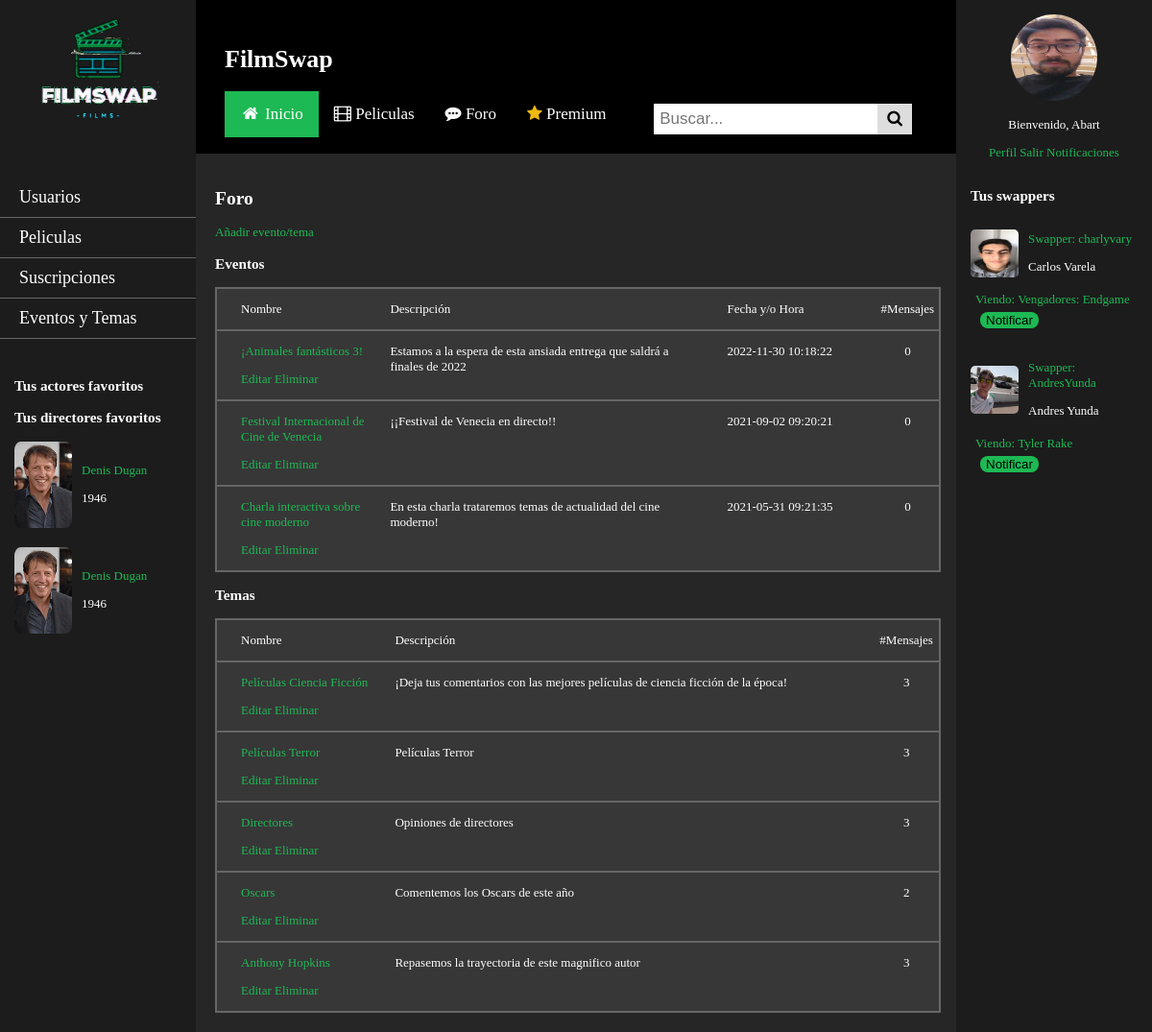
The app's page /foro.php (signed in) with its own data.
### tables this page shows
CREATE TABLE `actores_directores` (
  `id` int(11) NOT NULL,
  `actor_director` tinyint(4) NOT NULL DEFAULT 0,
  `name` varchar(45) NOT NULL,
  `description` longtext NOT NULL,
  `birth_date` date NOT NULL,
  `nationality` varchar(45) NOT NULL,
  `image` varchar(45) DEFAULT NULL
);

CREATE TABLE `foro_eventos_temas` (
  `id` int(11) NOT NULL,
  `name` varchar(45) NOT NULL,
  `description` longtext NOT NULL,
  `time` timestamp NULL DEFAULT NULL,
  `time_created` timestamp NOT NULL DEFAULT current_timestamp(),
  `num_messages` int(11) NOT NULL DEFAULT 0
);

CREATE TABLE `usuarios` (
  `user` varchar(25) NOT NULL,
  `password` varchar(255) NOT NULL,
  `name` varchar(45) DEFAULT NULL,
  `image` varchar(45) NOT NULL DEFAULT 'user_logged.png',
  `date_joined` date NOT NULL,
  `watching` int(11) DEFAULT NULL,
  `admin` tinyint(4) NOT NULL DEFAULT 0,
  `content_manager` tinyint(4) NOT NULL DEFAULT 0,
  `moderator` tinyint(4) NOT NULL DEFAULT 0,
  `premium` tinyint(1) NOT NULL,
  `premium_validity` date DEFAULT NULL
);

CREATE TABLE `peliculas` (
  `id` int(11) NOT NULL,
  `title` varchar(45) NOT NULL,
  `image` varchar(45) NOT NULL DEFAULT 'film_default.jpg',
  `date_released` date NOT NULL,
  `duration` int(11) NOT NULL,
  `country` varchar(45) DEFAULT NULL,
  `plot` longtext NOT NULL,
  `rating` decimal(10,2) DEFAULT 0.00
);

### includes/comun/foro_utils.php (the view, shortened to what the rows shown need)
<?php
function listaEventos() {
	$app = Aplicacion::getSingleton();
    $html=<<<EOS
        <h3>Eventos</h3>
        <div class="row-top">
            <div class="col" id="col-4-1">
                <p>Nombre</p>
            </div>
            <div class="col" id="col-4-2">
                <p>Descripción</p>
            </div>
            <div class="col" id="col-4-3">
                <p>Fecha y/o Hora</p>
            </div>
            <div class="col" id="col-4-4">
                <p>#Mensajes</p>
            </div>
        </div>
    EOS;
    $eventos = EventoTema::buscaEventosRecientes();
    foreach($eventos as $evento) {
        $href = RUTA_APP.'eventoTema.php?id=' . $evento->id() . '&name=' . $evento->name() . '&time=' . $evento->time();
        $editarEliminar = '';
        $prevLink = urlencode($_SERVER['REQUEST_URI']);
        if ($app->usuarioLogueado() && ($app->esGestor() || $app->esAdmin())) {
            $editarEliminar .= '<p><a href="'.RUTA_APP.'editarEventoTema.php?id='.$evento->id().'$prevPage='.$prevLink.'">Editar</a> <a href="'.RUTA_APP.'eliminarEventoTema.php?id='.$evento->id().'&name='.$evento->name().'&prevPage='.$prevLink.'">Eliminar</a></p>';
        }
        $html.=<<<EOS
            <div class="row">
            <div class="col" id="col-4-1">
            <p><a href="$href">{$evento->name()} </a></p>
            $editarEliminar
            </div>
            <div class="col" id="col-4-2">
            <p>{$evento->description()}</p>
            </div>
            <div class="col" id="col-4-3">
            <p>{$evento->time()}</p>
            </div>
            <div class="col" id="col-4-4">
            <p>{$evento->num_messages()}</p>
            </div>
            </div>
        EOS;
    }
    return $html;
}
function listaTemas() {
	$app = Aplicacion::getSingleton();
    $html=<<<EOS
        <h3>Temas</h3>
        <div class="row-top">
            <div class="col" id="col-3-1">
                <p>Nombre</p>
            </div>
            <div class="col" id="col-3-2">
                <p>Descripción</p>
            </div>
            <div class="col" id="col-3-3">
                <p>#Mensajes</p>
            </div>
        </div>
    EOS;
    $temas = EventoTema::buscaTemas();
    $prevLink = urlencode($_SERVER['REQUEST_URI']);
    foreach($temas as $tema) {
        $href = RUTA_APP.'eventoTema.php?id=' . $tema->id() . '&name=' . $tema->name() . '&time=' . $tema->time();
        $editarEliminar = '';
        if ($app->usuarioLogueado() && ($app->esGestor() || $app->esAdmin())) {
            $editarEliminar .= '<p><a href="'.RUTA_APP.'editarEventoTema.php?id='.$tema->id().'&prevPage='.$prevLink.'">Editar</a> <a href="'.RUTA_APP.'eliminarEventoTema.php?id='.$tema->id().'&name='.$tema->name().'&prevPage='.$prevLink.'">Eliminar</a></p>';
        }
        $html.=<<<EOS
            <div class="row">
            <div class="col" id="col-3-1">
            <p><a href="$href">{$tema->name()} </a></p>
            $editarEliminar
            </div>
            <div class="col" id="col-3-2">
            <p>{$tema->description()}</p>
            </div>
            <div class="col" id="col-3-3">
            <p>{$tema->num_messages()}</p>
            </div>
            </div>
        EOS;
    }
    return $html;
}

### includes/comun/usuarios_utils.php (shortened to what the rows shown need)
<?php
function listaAmigos($user, $limit=NULL)
{
    $usuarios = Usuario::listaAmigos($user, $limit);
    $html = '<div>';
    foreach($usuarios as $usuario) {
        $peliculaWatching = $usuario->film();
        $watching = '';
        $swapper='<p><a href="usuario.php?id='.$usuario->user().'"> Swapper: '.$usuario->user().' </a></p>';
        if ($peliculaWatching) {
            $watching .= '<p><a href="'.RUTA_APP.'pelicula.php?id='.$peliculaWatching->id().'"> Viendo: '.$peliculaWatching->title().' </a> </p>';
            $notificacion = getNotificacion($user, $usuario->user(), $peliculaWatching->id());
            if ($notificacion) {
                $watching.= '<form method="post">
                <input type="hidden" name="notification_id" value="'.$notificacion->id().'" readonly/>
                <input type="submit" name="no-notify" class="button-notif" value="No Notificar"/>
                </form>';
            } else {
                $watching.= '<form method="post">
                <input type="hidden" name="user-review" value="'.$usuario->user().'" readonly/>
                <input type="hidden" name="user-notify" value="'.$user.'" readonly/>
                <input type="hidden" name="peliculaWatching" value="'.$peliculaWatching->id().'" readonly/>
                <input type="submit" name="notify" class="button-notif" value="Notificar"/>
                </form>';
            }
        }
        $html .=<<<EOS
            <div class="div-usuarios">
            <div class="div-usuarios">
            <div class="usuarios">
            <img id="prof_pic" src="img/usuarios/{$usuario->image()}" alt="user" >
            <div>
            $swapper
            <p>{$usuario->name()} </p>
            </div>
            </div>
            <div>
            $watching
            </div>
            </div>
        EOS;
    }
    $html .= '</div>';
    return $html;
}
function listaActoresDirectoresUser($user = NULL, $limit = NULL, $actorDirector)
{
    $html = '<div>';
    $actores = ActorDirector::buscaActoresDirectoresPorUser($user, $limit, $actorDirector);
    foreach($actores as $actor) {
        $href = RUTA_APP.'actorDirector.php?id=' . $actor->id();
        $year = substr($actor->birth_date(), 0, 4);
        $html .=<<<EOS
            <div class="div-actoresDirectores">
            <img id="prof_pic_long" src="img/actores_directores/{$actor->image()}" alt="actor/director" >
            <div>
            <p><a href="$href">{$actor->name()}</a></p>
            <p>{$year}</p>
            </div>
            </div>
        EOS;
    }
    $html .= '</div>';
    return $html;
}
function getNotificacion($user_notify, $user_review, $film_id)
{
    return Notificacion::getNotificacion($user_notify, $user_review, $film_id);
}
function getNotificacionesCompletadas($user)
{
    $usuario = getUsuarioPorUser($user);
    return $usuario->completedNotifications();
}
function getUsuarioPorUser($user)
{
    return Usuario::buscaUsuario($user);
}

### records on screen
actores_directores: image (picture), name "Denis Dugan", birth_date "1946"
foro_eventos_temas: name "¡Animales fantásticos 3!", description "Estamos a la espera de esta ansiada entrega que saldrá a finales de 2022", time "2022-11-30 10:18:22", num_messages "0"
foro_eventos_temas: name "Festival Internacional de Cine de Venecia", description "¡¡Festival de Venecia en directo!!", time "2021-09-02 09:20:21", num_messages "0"
foro_eventos_temas: name "Charla interactiva sobre cine moderno", description "En esta charla trataremos temas de actualidad del cine moderno!", time "2021-05-31 09:21:35", num_messages "0"
foro_eventos_temas: name "Películas Ciencia Ficción", description "¡Deja tus comentarios con las mejores películas de ciencia ficción de la época!", num_messages "3"
foro_eventos_temas: name "Películas Terror", description "Películas Terror", num_messages "3"
foro_eventos_temas: name "Directores", description "Opiniones de directores", num_messages "3"
foro_eventos_temas: name "Oscars", description "Comentemos los Oscars de este año", num_messages "2"
foro_eventos_temas: name "Anthony Hopkins", description "Repasemos la trayectoria de este magnifico autor", num_messages "3"
usuarios: image (picture), user "charlyvary", name "Carlos Varela"
peliculas: title "Vengadores: Endgame"
usuarios: image (picture), user "AndresYunda", name "Andres Yunda"
peliculas: title "Tyler Rake"

### other values on screen
$user "Abart"
